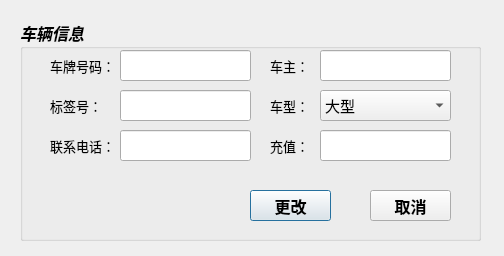
<?xml version="1.0" encoding="UTF-8"?>
<ui version="4.0">
 <class>EtcCarInfoUpdateDialog</class>
 <widget class="QDialog" name="EtcCarInfoUpdateDialog">
  <property name="geometry">
   <rect>
    <x>0</x>
    <y>0</y>
    <width>504</width>
    <height>256</height>
   </rect>
  </property>
  <property name="windowTitle">
   <string>Dialog</string>
  </property>
  <widget class="QGroupBox" name="groupBox">
   <property name="geometry">
    <rect>
     <x>20</x>
     <y>20</y>
     <width>461</width>
     <height>221</height>
    </rect>
   </property>
   <property name="font">
    <font>
     <family>宋体</family>
     <pointsize>12</pointsize>
     <weight>75</weight>
     <italic>true</italic>
     <bold>true</bold>
    </font>
   </property>
   <property name="title">
    <string>车辆信息</string>
   </property>
   <widget class="QLabel" name="label">
    <property name="geometry">
     <rect>
      <x>30</x>
      <y>30</y>
      <width>61</width>
      <height>31</height>
     </rect>
    </property>
    <property name="font">
     <font>
      <pointsize>10</pointsize>
      <weight>50</weight>
      <italic>false</italic>
      <bold>false</bold>
     </font>
    </property>
    <property name="text">
     <string>车牌号码：</string>
    </property>
   </widget>
   <widget class="QLabel" name="label_2">
    <property name="geometry">
     <rect>
      <x>250</x>
      <y>30</y>
      <width>41</width>
      <height>31</height>
     </rect>
    </property>
    <property name="font">
     <font>
      <pointsize>10</pointsize>
      <weight>50</weight>
      <italic>false</italic>
      <bold>false</bold>
     </font>
    </property>
    <property name="text">
     <string>车主：</string>
    </property>
   </widget>
   <widget class="QLabel" name="label_3">
    <property name="geometry">
     <rect>
      <x>250</x>
      <y>70</y>
      <width>41</width>
      <height>31</height>
     </rect>
    </property>
    <property name="font">
     <font>
      <pointsize>10</pointsize>
      <weight>50</weight>
      <italic>false</italic>
      <bold>false</bold>
     </font>
    </property>
    <property name="text">
     <string>车型：</string>
    </property>
   </widget>
   <widget class="QLabel" name="label_4">
    <property name="geometry">
     <rect>
      <x>30</x>
      <y>70</y>
      <width>51</width>
      <height>31</height>
     </rect>
    </property>
    <property name="font">
     <font>
      <pointsize>10</pointsize>
      <weight>50</weight>
      <italic>false</italic>
      <bold>false</bold>
     </font>
    </property>
    <property name="text">
     <string>标签号：</string>
    </property>
   </widget>
   <widget class="QLabel" name="label_5">
    <property name="geometry">
     <rect>
      <x>30</x>
      <y>110</y>
      <width>61</width>
      <height>31</height>
     </rect>
    </property>
    <property name="font">
     <font>
      <pointsize>10</pointsize>
      <weight>50</weight>
      <italic>false</italic>
      <bold>false</bold>
     </font>
    </property>
    <property name="text">
     <string>联系电话：</string>
    </property>
   </widget>
   <widget class="QPushButton" name="pushButtonUpdate">
    <property name="geometry">
     <rect>
      <x>230</x>
      <y>170</y>
      <width>81</width>
      <height>31</height>
     </rect>
    </property>
    <property name="font">
     <font>
      <italic>false</italic>
     </font>
    </property>
    <property name="text">
     <string>更改</string>
    </property>
   </widget>
   <widget class="QPushButton" name="pushButtonConcel">
    <property name="geometry">
     <rect>
      <x>350</x>
      <y>170</y>
      <width>81</width>
      <height>31</height>
     </rect>
    </property>
    <property name="font">
     <font>
      <italic>false</italic>
     </font>
    </property>
    <property name="text">
     <string>取消</string>
    </property>
   </widget>
   <widget class="QLabel" name="label_6">
    <property name="geometry">
     <rect>
      <x>250</x>
      <y>110</y>
      <width>41</width>
      <height>31</height>
     </rect>
    </property>
    <property name="font">
     <font>
      <pointsize>10</pointsize>
      <weight>50</weight>
      <italic>false</italic>
      <bold>false</bold>
     </font>
    </property>
    <property name="text">
     <string>充值：</string>
    </property>
   </widget>
   <widget class="QLineEdit" name="lineEditPlate">
    <property name="geometry">
     <rect>
      <x>100</x>
      <y>30</y>
      <width>131</width>
      <height>31</height>
     </rect>
    </property>
    <property name="font">
     <font>
      <weight>50</weight>
      <italic>false</italic>
      <bold>false</bold>
     </font>
    </property>
    <property name="readOnly">
     <bool>true</bool>
    </property>
   </widget>
   <widget class="QLineEdit" name="lineEditName">
    <property name="geometry">
     <rect>
      <x>300</x>
      <y>30</y>
      <width>131</width>
      <height>31</height>
     </rect>
    </property>
    <property name="font">
     <font>
      <weight>50</weight>
      <italic>false</italic>
      <bold>false</bold>
     </font>
    </property>
   </widget>
   <widget class="QLineEdit" name="lineEditTag">
    <property name="geometry">
     <rect>
      <x>100</x>
      <y>70</y>
      <width>131</width>
      <height>31</height>
     </rect>
    </property>
    <property name="font">
     <font>
      <weight>50</weight>
      <italic>false</italic>
      <bold>false</bold>
     </font>
    </property>
    <property name="inputMethodHints">
     <set>Qt::ImhDigitsOnly</set>
    </property>
   </widget>
   <widget class="QLineEdit" name="lineEditContact">
    <property name="geometry">
     <rect>
      <x>100</x>
      <y>110</y>
      <width>131</width>
      <height>31</height>
     </rect>
    </property>
    <property name="font">
     <font>
      <weight>50</weight>
      <italic>false</italic>
      <bold>false</bold>
     </font>
    </property>
    <property name="inputMethodHints">
     <set>Qt::ImhDigitsOnly</set>
    </property>
   </widget>
   <widget class="QComboBox" name="comboBox">
    <property name="geometry">
     <rect>
      <x>300</x>
      <y>70</y>
      <width>131</width>
      <height>31</height>
     </rect>
    </property>
    <property name="font">
     <font>
      <pointsize>11</pointsize>
      <weight>50</weight>
      <italic>false</italic>
      <bold>false</bold>
     </font>
    </property>
    <item>
     <property name="text">
      <string>大型</string>
     </property>
    </item>
    <item>
     <property name="text">
      <string>中型</string>
     </property>
    </item>
    <item>
     <property name="text">
      <string>小型</string>
     </property>
    </item>
    <item>
     <property name="text">
      <string>公交车</string>
     </property>
    </item>
    <item>
     <property name="text">
      <string>警车</string>
     </property>
    </item>
   </widget>
   <widget class="QLineEdit" name="lineEditCharge">
    <property name="geometry">
     <rect>
      <x>300</x>
      <y>110</y>
      <width>131</width>
      <height>31</height>
     </rect>
    </property>
    <property name="font">
     <font>
      <weight>50</weight>
      <italic>false</italic>
      <bold>false</bold>
     </font>
    </property>
    <property name="inputMethodHints">
     <set>Qt::ImhDigitsOnly</set>
    </property>
    <property name="text">
     <string extracomment="可不填，默认为 0"/>
    </property>
   </widget>
  </widget>
 </widget>
 <resources/>
 <connections/>
</ui>
